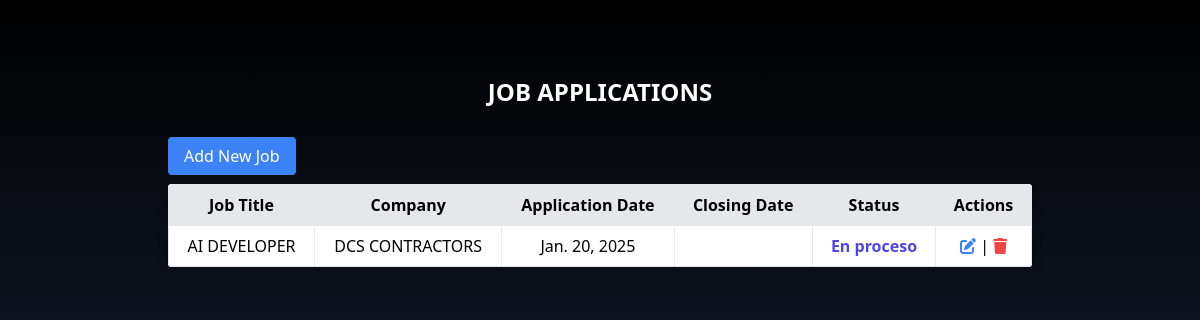
Before: / with the older database file.
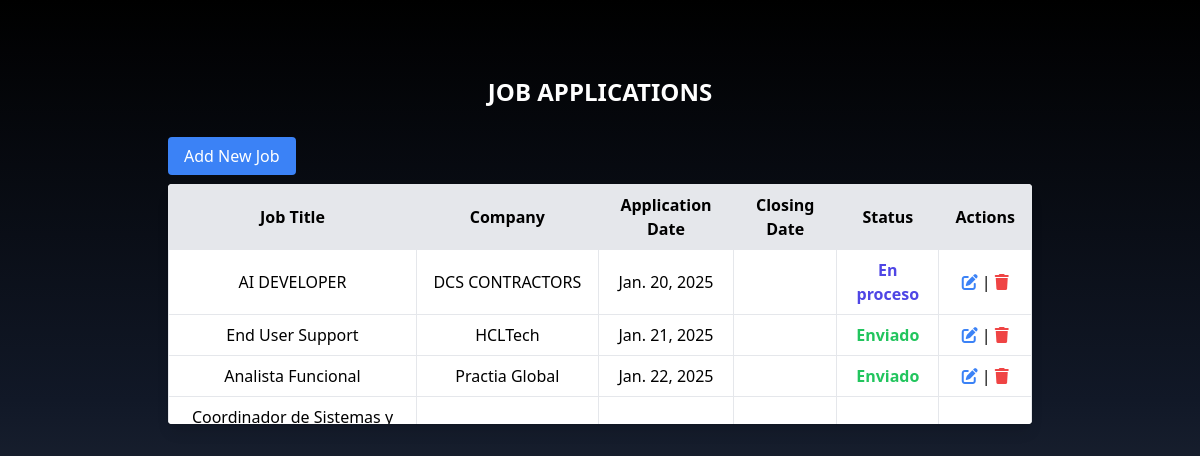
After: the same page with the newer database file.
### job_app/models.py (models this page shows, shortened)
class JobApplication(models.Model):
    STATUS_CHOICES = [
        ('sent', 'Enviado'),
        ('in_progress', 'En proceso'),
        ('completed', 'Finalizado'),
    ]
    job_title = models.CharField(max_length=255)
    company_name = models.CharField(max_length=255)
    requirements = models.TextField(blank=True, null=True)
    contact_name = models.CharField(max_length=255, blank=True, null=True)
    contact_phone = models.CharField(max_length=15, blank=True, null=True)
    application_date = models.DateField()
    closing_date = models.DateField(blank=True, null=True)
    notes = models.TextField(blank=True, null=True)
    status = models.CharField(
        max_length=20,
        choices=STATUS_CHOICES,
        default='sent'
    )  # Nuevo campo de estado

### job_app/views.py (the view)
# urls.py: 2. Add a URL to urlpatterns:  path('', views.home, name='home')
def home(request):
    jobs = JobApplication.objects.all().order_by('application_date')
    return render(request, 'home.html', {'jobs': jobs})

### job_app/templates/home.html (shortened to what this page needs)
{% extends "layout/_base.html" %}
{% block content %}
<div class="flex justify-center items-center w-full wallpaper">
    <div class="container mx-auto p-4 max-w-4xl">
        <h1 class="text-2xl font-bold mb-4 text-white text-center uppercase p-5">Job Applications</h1>
        <a href="{% url 'job_create' %}" class="bg-blue-500 text-white px-4 py-2 rounded hover:bg-blue-600 w-40 text-center">Add New Job</a>
        <div class="mt-4 bg-white rounded overflow-hidden shadow-lg">
            <div class="overflow-y-auto max-h-60">
                <table class="min-w-full bg-white">
                    <thead>
                        <tr>
                            <th class="border px-4 py-2 sticky top-0 bg-gray-200">Job Title</th>
                            <th class="border px-4 py-2 sticky top-0 bg-gray-200">Company</th>
                            <th class="border px-4 py-2 sticky top-0 bg-gray-200">Application Date</th>
                            <th class="border px-4 py-2 sticky top-0 bg-gray-200">Closing Date</th>
                            <th class="border px-4 py-2 sticky top-0 bg-gray-200">Status</th>
                            <th class="border px-4 py-2 sticky top-0 bg-gray-200">Actions</th>
                        </tr>
                    </thead>
                    <tbody>
                        {% for job in jobs %}
                        <tr class="text-center">
                            <td class="border px-4 py-2">{{ job.job_title }}</td>
                            <td class="border px-4 py-2">{{ job.company_name }}</td>
                            <td class="border px-4 py-2">{{ job.application_date }}</td>
                            <td class="border px-4 py-2">
                            </td>
                            <td class="border px-4 py-2">
                                {% if job.get_status_display == "Enviado" %}
                                <span class="text-green-500 font-bold">Enviado</span>
                                {% elif job.get_status_display == "En proceso" %}
                                <span class="text-indigo-600 font-bold">En proceso</span>
                                {% else %}
                                <span class="text-red-500 font-bold">Finalizado</span>
                                {% endif %}
                            </td>
                            <td class="border px-4 py-2">
                                <a href="{% url 'job_update' job.pk %}" class="text-blue-500"><i class="fa-solid fa-pen-to-square"></i></a> |
                                <a href="#" onclick="openDeleteModal({{ job.id }}, '{{ job.job_title }}')" class="text-red-500"><i class="fa-solid fa-trash"></i></a>
                            </td>
                        </tr>
                        {% endfor %}
                    </tbody>
                </table>
            </div>
        </div>
    </div>
</div>
{% endblock content %}

### job_app/templates/layout/_base.html (shortened to what this page needs)
{% load static %}
<!DOCTYPE html>
<html lang="en">
<head>
    {% block styles %}
    <link rel="stylesheet" href="{% static 'src/output.css' %}">
    {% endblock styles %}
</head>
<body class="flex flex-col items-center h-screen bg-gradient-to-t from-gray-700 via-gray-900 to-black overflow-hidden">
    <main class="flex justify-center items-start w-full  py-10 overflow-y-auto">
        {% block content %}
        {% endblock content %}
    </main>
</body>
</html>

Changed rows visible on the page:
added JobApplication: job_title "End User Support", company_name "HCLTech", application_date "Jan. 21, 2025", status "Enviado"
added JobApplication: job_title "Analista Funcional", company_name "Practia Global", application_date "Jan. 22, 2025", status "Enviado"
added JobApplication: job_title "Coordinador de Sistemas y…"
